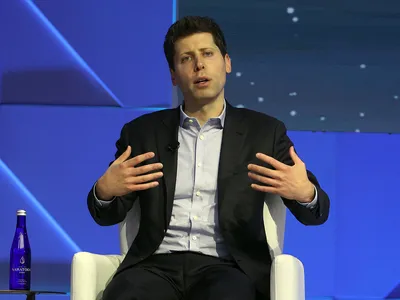
#> input picture Semestrul 4/AI/lab02/data/images/Altman.webp, 400 x 300 px; its folder holds only this picture in this run
$ jupyter execute --allow-errors ex2.ipynb
#> lines starting #> are read from the running program, lines starting #| are printed output that depends on the picture
[cell 1]
import os
import numpy as np
import matplotlib.pyplot as plt
from PIL import Image


def load_images(folder):
#> called with folder = './data/images'
    images = []
    filenames = []
    for filename in os.listdir(folder):
        img_path = os.path.join(folder, filename)
        img = Image.open(img_path)
#> img is the input picture: PIL image 400x300 RGB; mean R, G, B 64.3, 74.7, 125.3
        images.append(img)
        filenames.append(filename)
    return images, filenames

[cell 2]
folder = "./data/images"
images, names = load_images(folder)
#> images = 1 item; names = ['Altman.webp']

[cell 3]
def show_image(image, name):
    plt.imshow(image)
    plt.title(name)
    plt.axis("off")
    plt.show()
show_image(images[0], names[0])

[cell 4]
def display_images(images, titles, columns=5):
#> called with columns = 5
    rows = (len(images) + columns - 1) // columns
#> rows = 1
    fig, axes = plt.subplots(rows, columns, figsize=(columns * 3, rows * 3))
    axes = axes.ravel()
    for i, (img, title) in enumerate(zip(images, titles)):
        axes[i].imshow(img)
        axes[i].set_title(title)
        axes[i].axis("off")
#> this loop made 1 pass
    plt.tight_layout()
    plt.show()
display_images(images, names)

[cell 5]
resized_images = [img.resize((128, 128)) for img in images]
#> resized_images = 1 item
display_images(resized_images, names)
#> call 2 of display_images, with columns = 5
#> the loop in display_images (call 2), `for i, (img, title) in enumerate(zip(images, titles)):` made 1 pass
#> in display_images (call 2), `plt.show()`:
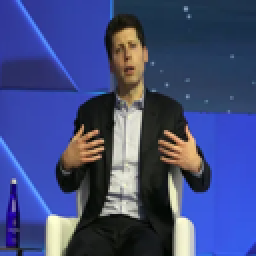
#> shown: shape (128, 128, 3) (shown 2 times larger); mean R, G, B 64.3, 74.7, 125.3

[cell 6]
grey_images = [img.convert("L") for img in images]
#> grey_images = 1 item
display_images(grey_images, names)
#> call 3 of display_images, with columns = 5
#> the loop in display_images (call 3), `for i, (img, title) in enumerate(zip(images, titles)):` made 1 pass
#> in display_images (call 3), `plt.show()`:
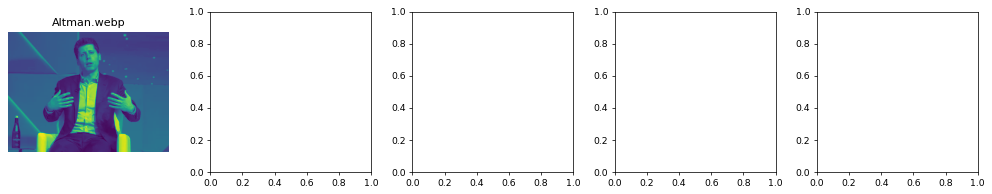
#> figure drawn by matplotlib, 1 panel

[cell 7]
from scipy.ndimage import gaussian_filter
img_cv = np.array(images[0])
blurred = gaussian_filter(img_cv, 2)
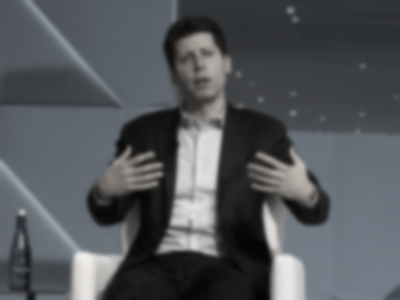
#> blurred: shape (300, 400, 3); mean R, G, B 83.2, 86.6, 90

show_image(images[0], f"{names[0]} - before")
show_image(Image.fromarray(blurred), f"{names[0]} - after")

[cell 8]
from scipy.ndimage import sobel
#> (the rest of this cell did not finish here and is left out)

[cell 9]
pixels_with_outliers = [img.size[0] * img.size[1] for img in images]
#> pixels_with_outliers = [120000]
pixels = [x for x in pixels_with_outliers if x not in{}]
#> pixels = [120000]
max_pi = max(pixels)
#> max_pi = 120000
min_pi = min(pixels)
#> min_pi = 120000

#> (the rest of this cell did not finish here and is left out)

$ run again, on Semestrul 4/AI/lab02/data/images/Leskovec.jpg
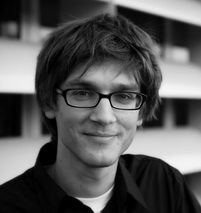
#> input picture Semestrul 4/AI/lab02/data/images/Leskovec.jpg, 201 x 213 px
#> in load_images, img is the input picture: PIL image 201x213 RGB; min 0, max 246, mean 87.2
#> images = 1 item; names = ['Leskovec.jpg']
#> rows = 1
#> the loop in display_images, `for i, (img, title) in enumerate(zip(images, titles)):` made 1 pass
#> resized_images = 1 item
#> the loop in display_images (call 2), `for i, (img, title) in enumerate(zip(images, titles)):` made 1 pass
#> in display_images (call 2), `plt.show()`:
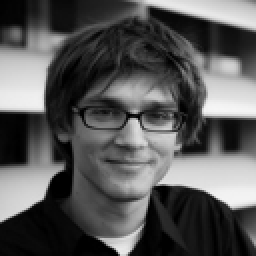
#> shown: shape (128, 128, 3) (shown 2 times larger); min 0, max 246, mean 87.3
#> `blurred = gaussian_filter(img_cv, 2)`:
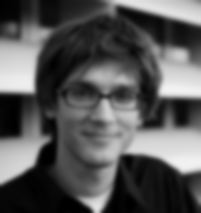
#> blurred: shape (213, 201, 3); min 0, max 242, mean 86.3
#> pixels_with_outliers = [42813]
#> max_pi = 42813

$ run again, on Semestrul 4/AI/lab02/data/images/Norvig.jpg
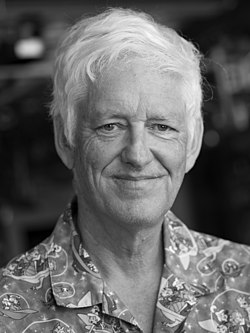
#> input picture Semestrul 4/AI/lab02/data/images/Norvig.jpg, 250 x 333 px
#> in load_images, img is the input picture: PIL image 250x333 L; min 0, max 255, mean 100.3
#> images = 1 item; names = ['Norvig.jpg']
#> rows = 1
#> the loop in display_images, `for i, (img, title) in enumerate(zip(images, titles)):` made 1 pass
#> resized_images = 1 item
#> the loop in display_images (call 2), `for i, (img, title) in enumerate(zip(images, titles)):` made 1 pass
#> in display_images (call 2), `plt.show()`:
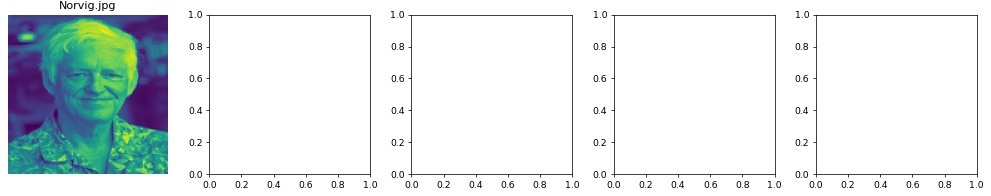
#> figure drawn by matplotlib, 1 panel
#> `blurred = gaussian_filter(img_cv, 2)`:
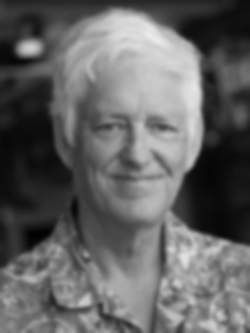
#> blurred: shape (333, 250); min 1, max 235, mean 99.3
#> pixels_with_outliers = [83250]
#> max_pi = 83250
